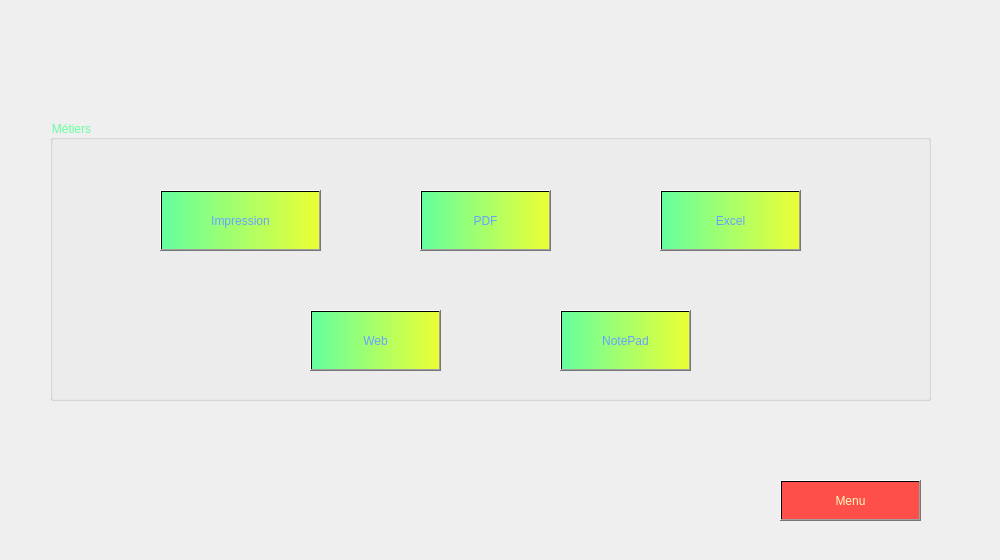
      <widget class="QWidget" name="tab_4">
       <attribute name="title">
        <string>Métiers</string>
       </attribute>
       <widget class="QLabel" name="label_49">
        <property name="geometry">
         <rect>
          <x>-10</x>
          <y>0</y>
          <width>991</width>
          <height>551</height>
         </rect>
        </property>
        <property name="styleSheet">
         <string notr="true">background-image: url(:/23.jpg);</string>
        </property>
        <property name="text">
         <string/>
        </property>
       </widget>
       <widget class="QPushButton" name="pushButton_13">
        <property name="geometry">
         <rect>
          <x>780</x>
          <y>480</y>
          <width>141</width>
          <height>41</height>
         </rect>
        </property>
        <property name="styleSheet">
         <string notr="true">background-color: qlineargradient(spread:pad, x1:1, y1:0, x2:1, y2:0, stop:0.919598 rgb(255, 79, 73), stop:0.98 rgba(0, 0, 0, 255), stop:1 rgba(235, 148, 61, 255));
color:rgb(255, 250, 190);</string>
        </property>
        <property name="text">
         <string>Menu</string>
        </property>
       </widget>
       <widget class="QLabel" name="label_56">
        <property name="geometry">
         <rect>
          <x>900</x>
          <y>480</y>
          <width>51</width>
          <height>41</height>
         </rect>
        </property>
        <property name="styleSheet">
         <string notr="true">background-image: url(:/28.png);</string>
        </property>
        <property name="text">
         <string/>
        </property>
       </widget>
       <widget class="QGroupBox" name="groupBox_8">
        <property name="geometry">
         <rect>
          <x>50</x>
          <y>120</y>
          <width>881</width>
          <height>281</height>
         </rect>
        </property>
        <property name="styleSheet">
         <string notr="true">color: rgba(101, 255, 158);
font: 22pt &quot;Rockwell&quot;;</string>
        </property>
        <property name="title">
         <string>Métiers</string>
        </property>
        <widget class="QPushButton" name="pushButton_9">
         <property name="geometry">
          <rect>
           <x>110</x>
           <y>70</y>
           <width>161</width>
           <height>61</height>
          </rect>
         </property>
         <property name="styleSheet">
          <string notr="true">background-color: qlineargradient(spread:pad, x1:0, y1:0, x2:1, y2:0, stop:0 rgba(101, 255, 158), stop:1 rgb(235, 255, 52));
color:rgb(103, 161, 255);
font: 15pt &quot;Rockwell&quot;;
</string>
         </property>
         <property name="text">
          <string>Impression</string>
         </property>
        </widget>
        <widget class="QPushButton" name="pushButton_8">
         <property name="geometry">
          <rect>
           <x>370</x>
           <y>70</y>
           <width>131</width>
           <height>61</height>
          </rect>
         </property>
         <property name="styleSheet">
          <string notr="true">background-color: qlineargradient(spread:pad, x1:0, y1:0, x2:1, y2:0, stop:0 rgba(101, 255, 158), stop:1 rgb(235, 255, 52));
color:rgb(103, 161, 255);
font: 15pt &quot;Rockwell&quot;;</string>
         </property>
         <property name="text">
          <string>PDF</string>
         </property>
        </widget>
        <widget class="QPushButton" name="pushButton_11">
         <property name="geometry">
          <rect>
           <x>610</x>
           <y>70</y>
           <width>141</width>
           <height>61</height>
          </rect>
         </property>
         <property name="styleSheet">
          <string notr="true">background-color: qlineargradient(spread:pad, x1:0, y1:0, x2:1, y2:0, stop:0 rgba(101, 255, 158), stop:1 rgb(235, 255, 52));
color:rgb(103, 161, 255);
font: 15pt &quot;Rockwell&quot;;</string>
         </property>
         <property name="text">
          <string>Excel</string>
         </property>
        </widget>
        <widget class="QPushButton" name="pushButton_32">
         <property name="geometry">
          <rect>
           <x>260</x>
           <y>190</y>
           <width>131</width>
           <height>61</height>
          </rect>
         </property>
         <property name="styleSheet">
          <string notr="true">background-color: qlineargradient(spread:pad, x1:0, y1:0, x2:1, y2:0, stop:0 rgba(101, 255, 158), stop:1 rgb(235, 255, 52));
color:rgb(103, 161, 255);
font: 15pt &quot;Rockwell&quot;;</string>
         </property>
         <property name="text">
          <string>Web</string>
         </property>
        </widget>
        <widget class="QPushButton" name="pushButton_36">
         <property name="geometry">
          <rect>
           <x>510</x>
           <y>190</y>
           <width>131</width>
           <height>61</height>
          </rect>
         </property>
         <property name="styleSheet">
          <string notr="true">background-color: qlineargradient(spread:pad, x1:0, y1:0, x2:1, y2:0, stop:0 rgba(101, 255, 158), stop:1 rgb(235, 255, 52));
color:rgb(103, 161, 255);
font: 15pt &quot;Rockwell&quot;;</string>
         </property>
         <property name="text">
          <string>NotePad</string>
         </property>
        </widget>
       </widget>
      </widget>
